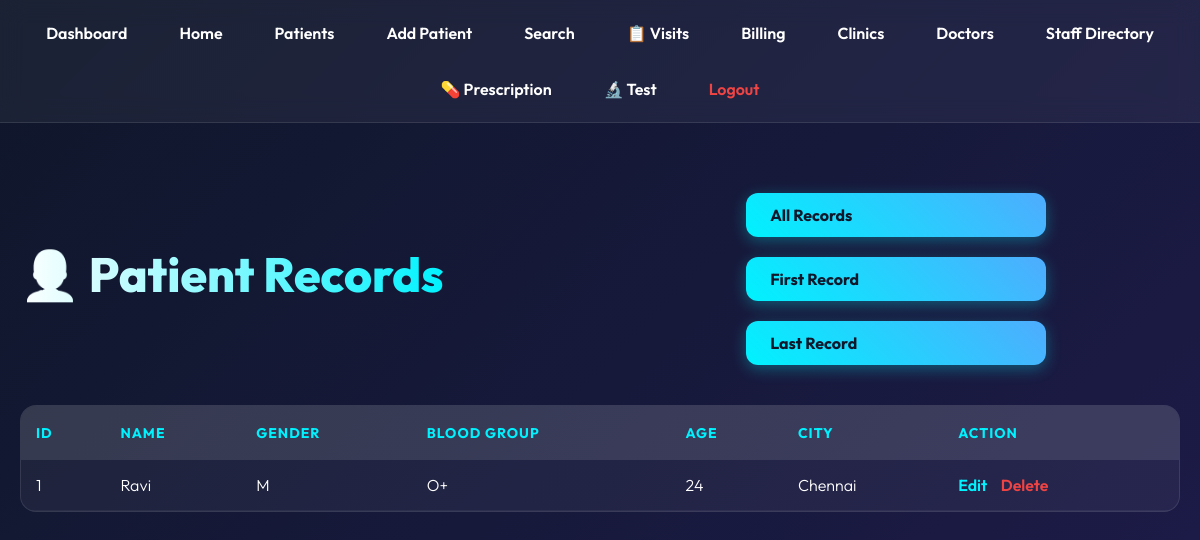
Page /view_patient.php?view=first (signed in) on the committed database.
### tables this page shows
CREATE TABLE PATIENT (
              Patient_ID INTEGER PRIMARY KEY,
              Name TEXT NOT NULL,
              Gender TEXT,
              DOB TEXT,
              Age INTEGER,
              Blood_Group TEXT,
              Address TEXT,
              City TEXT,
              State TEXT
            );

### db.php (called while the page is built, shortened)
<?php
class AppDbResult {
    private array $rows;
    private int $index = 0;
    public function __construct(array $rows) {
        $this->rows = $rows;
        $this->num_rows = count($rows);
    }
    public function fetch_assoc(): ?array {
        if ($this->index < count($this->rows)) {
            return $this->rows[$this->index++];
        }
        return null;
    }
}
class AppDb {
    private ?PDO $pdo;
    public function __construct(?PDO $pdo) {
        $this->pdo = $pdo;
    }
    public function query(string $sql) {
        $trimmed = ltrim($sql);
        if (preg_match('/^SELECT\b|^WITH\b|^SHOW\b|^PRAGMA\b/i', $trimmed)) {
            try {
                $stmt = $this->pdo->query($sql);
                $rows = $stmt ? $stmt->fetchAll(PDO::FETCH_ASSOC) : [];
                return new AppDbResult($rows);
            } catch (PDOException $e) {
                $this->error = $e->getMessage();
                return false;
            }
        }
    }
}
$dbFile = __DIR__ . '/clinic.db';
if (class_exists('PDO') && class_exists('SQLite3')) {
    $pdo = new PDO('sqlite:' . $dbFile);
    $pdo->setAttribute(PDO::ATTR_ERRMODE, PDO::ERRMODE_EXCEPTION);
    $pdo->exec('PRAGMA foreign_keys = ON;');
    $conn = new AppDb($pdo);
}
?>

### view_patient.php (the view, shortened to what this page needs)
<?php
include 'db.php';
include 'header.php';
?>
<div style="display: flex; justify-content: space-between; align-items: center; margin-bottom: 20px;">
    <h1>👨‍⚕️ Patient Records</h1>
    <div>
        <a href="view_patient.php" class="btn">All Records</a>
        <a href="view_patient.php?view=first" class="btn">First Record</a>
        <a href="view_patient.php?view=last" class="btn">Last Record</a>
    </div>
</div>
<div class="table-container">
    <table>
        <tr>
            <th>ID</th>
            <th>Name</th>
            <th>Gender</th>
            <th>Blood Group</th>
            <th>Age</th>
            <th>City</th>
            <th>Action</th>
        </tr>
        <?php
        $sql = "SELECT * FROM PATIENT";
        if (isset($_GET['view'])) {
            if ($_GET['view'] == 'first') {
                $sql .= " ORDER BY Patient_ID ASC LIMIT 1";
            } else if ($_GET['view'] == 'last') {
                $sql .= " ORDER BY Patient_ID DESC LIMIT 1";
            }
        }
        $result = $conn->query($sql);
        if ($result && $result->num_rows > 0) {
            while($row = $result->fetch_assoc()){
                $bg = $row['Blood_Group'] ?? $row['Blood_group'] ?? $row['blood_group'] ?? 'N/A';
                $age = $row['Age'] ?? $row['age'] ?? 'N/A';
                echo "<tr>
                    <td>{$row['Patient_ID']}</td>
                    <td>{$row['Name']}</td>
                    <td>{$row['Gender']}</td>
                    <td>{$bg}</td>
                    <td>{$age}</td>
                    <td>{$row['City']}</td>
                    <td>
                        <a href='update_patient.php?id={$row['Patient_ID']}' style='color: var(--accent-color);'>Edit</a>
                        <a href='delete_patient.php?id={$row['Patient_ID']}' style='color: var(--danger-color);' onclick='return confirm(\"Are you sure you want to delete this patient?\")'>Delete</a>
                    </td>
                </tr>";
            }
        } else {
            echo "<tr><td colspan='7' style='text-align:center;'>No records found</td></tr>";
        }
        ?>
    </table>
</div>
<?php include 'footer.php'; ?>

### style.css (style rules this page uses)
:root { --text-primary: #ffffff; --text-secondary: #94a3b8; --bg-gradient-1: #0f172a; --bg-gradient-2: #1e1b4b; --glass-bg: rgba(255, 255, 255, 0.05); --glass-border: rgba(255, 255, 255, 0.1); --accent-color: #00f2fe; --accent-hover: #4facfe; --danger-color: #ef4444; }
* { box-sizing: border-box; margin: 0; padding: 0; }
body { font-family: 'Outfit', sans-serif; background: linear-gradient(135deg, var(--bg-gradient-1), var(--bg-gradient-2)); background-attachment: fixed; color: var(--text-primary); min-height: 100vh; display: flex; flex-direction: column; }
h1 { font-size: 48px; font-weight: 800; margin-bottom: 10px; text-align: center; background: linear-gradient(90deg, #fff, var(--accent-color)); -webkit-background-clip: text; background-clip: text; -webkit-text-fill-color: transparent; }
.btn, .card a.btn-link { display: inline-block; text-decoration: none; background: linear-gradient(45deg, var(--accent-color), var(--accent-hover)); color: #0f172a; font-weight: 700; padding: 12px 24px; margin: 10px 5px; border-radius: 12px; border: none; font-size: 16px; cursor: pointer; transition: all 0.3s ease; box-shadow: 0 4px 15px rgba(0, 242, 254, 0.3); width: calc(100% - 10px); max-width: 300px; }
.table-container { width: 100%; overflow-x: auto; margin-top: 30px; border-radius: 16px; background: var(--glass-bg); border: 1px solid var(--glass-border); backdrop-filter: blur(10px); }
table { width: 100%; border-collapse: collapse; color: var(--text-primary); }
th { background: rgba(255, 255, 255, 0.1); color: var(--accent-color); padding: 18px 15px; text-transform: uppercase; font-size: 14px; letter-spacing: 1px; text-align: left; }
td { padding: 15px; border-bottom: 1px solid rgba(255, 255, 255, 0.05); font-weight: 300; }
td a { color: var(--accent-color); text-decoration: none; font-weight: 600; margin-right: 10px; }

### rows in the picture
patient: Patient_ID "1", Name "Ravi", Gender "M", Blood_Group "O+", Age "24", City "Chennai"
